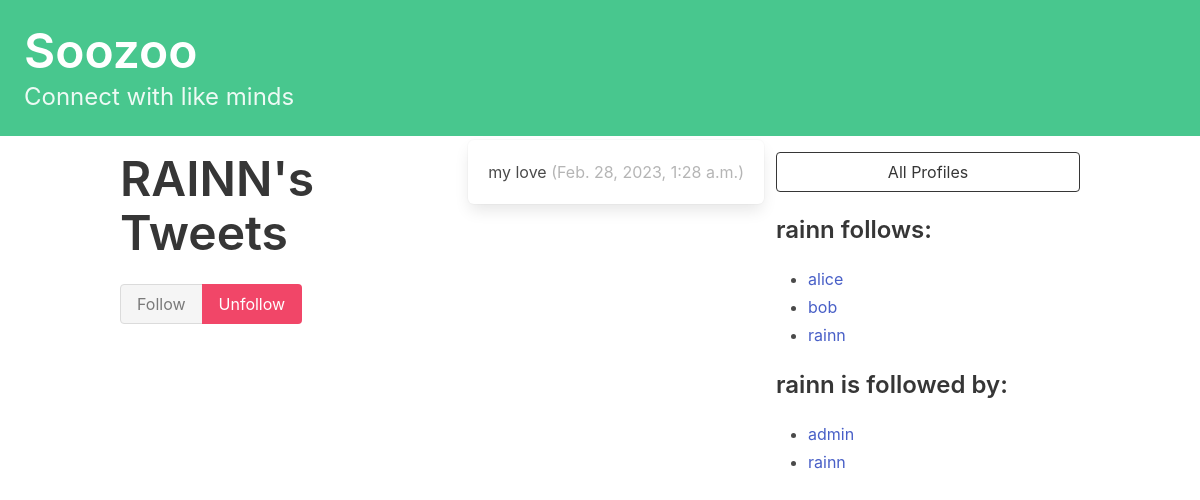
The app's page /profile/4 (signed in) with its own data.
### tobichat/models.py (models this page shows, shortened)
class Profile(models.Model):
    user = models.OneToOneField(User, on_delete=models.CASCADE)
    follows = models.ManyToManyField(
        "self",
        related_name="followed_by",
        symmetrical=False,
        blank=True
    )
    def __str__(self) -> str:
        return self.user.username

class Dweet(models.Model):
    user = models.ForeignKey(
        User, related_name="dweets", on_delete=models.DO_NOTHING
    )
    body = models.CharField(max_length=150)
    created_at = models.DateTimeField(auto_now_add=True)

### tobichat/views.py (the view, shortened to what this page needs)
# urls.py: path("profile/<int:pk>", profile, name="profile"),
def profile(request, pk):
    if not hasattr(request.user, 'profile'):
        missing_profile = Profile(user=request.user)
        missing_profile.save()
    profile = Profile.objects.get(pk=pk)
    return render(request, "tobichat/profile.html", {"profile": profile})

### tobichat/templates/tobichat/profile.html (shortened to what this page needs)
{% extends 'base.html' %}
{% block content %}
<div class="column">
    <div class="block">
    <h1 class="title is-1">
        {{profile.user.username|upper}}'s Tweets
    </h1>
    </div>
<form method="post">
    <div class="buttons has-addons">
    {% if profile in user.profile.follows.all %}
        <button class="button is-success is-static">Follow</button>
        <button class="button is-danger" name="follow" value="unfollow">
            Unfollow
        </button>
    {% else %}
        <button class="button is-success" name="follow" value="follow">
            Follow
        </button>
        <button class="button is-danger is-static">Unfollow</button>
    {% endif %}
    </div>
</form>
</div>
<div class="content">
    {% for dweet in profile.user.dweets.all %}
        <div class="box">
            {{ dweet.body }}
            <span class="is-small has-text-grey-light">
                ({{ dweet.created_at }})
            </span>
        </div>
    {% endfor %}
</div>
<div class="column is-one-third">
    <div class="block">
        <a href="{% url 'tobichat:profile_list' %}">
            <button class="button is-dark is-outlined is-fullwidth">
                All Profiles
            </button>
        </a>
    </div>
    <div class="block">
        <h3 class="title is-4">
            {{profile.user.username}} follows:
        </h3>
        <div class="content">
            <ul>
            {% for following in profile.follows.all %}
                <li>
                    <a href="{% url 'tobichat:profile' following.id %}">
                        {{ following }}
                    </a>
                </li>
            {% endfor %}
            </ul>
        </div>
    </div>
    <div class="block">
        <h3 class="title is-4">
            {{profile.user.username}} is followed by:
        </h3>
        <div class="content">
            <ul>
            {% for follower in profile.followed_by.all %}
                <li>
                    <a href="{% url 'tobichat:profile' follower.id %}">
                        {{ follower }}
                    </a>
                </li>
            {% endfor %}
            </ul>
        </div>
    </div>
</div>
{% endblock content %}

### records on screen
Profile: user.username "RAINN", user.username "rainn"
Dweet: body "my love", created_at "Feb. 28, 2023, 1:28 a.m."
Profile: user.username "alice"
Profile: user.username "bob"
Profile: user.username "admin"
